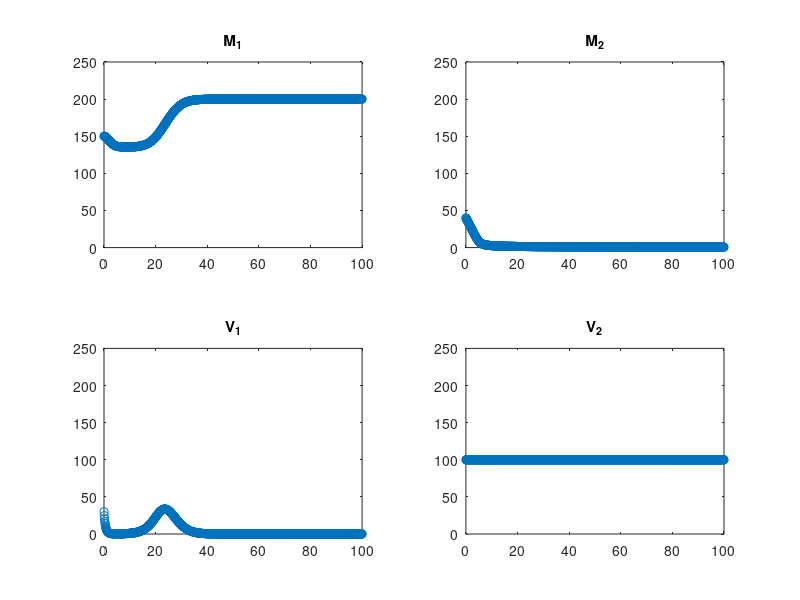

Recreate this plot in MATLAB.
%% First Extension

M1 = 150;
V1 = 30;

M2 = 40;
V2 = 100;

% constants
K = 200;

D1 = 1000;
D2 = 380;
D3 = 1000;

B1 = 500;
B2 = 500;
B3 = 500;

A1 = 100;
A2 = 100;
A3 = 100;

a = .2;
alpha = .6;

ti = 0;
tf = 100;

N = 1000;
t = linspace(0, 100, N+1); % have to add one to make it the same length as M_i's.
dt = t(2) - t(1);
for i=1:N
    M1_dot = (a*V1(i)*(1 - (V1(i)/(K - V1(i)) ))) - (D1*M1(i)*((M2(i)^2/(B1+M2(i)^2))*(M1(i)/(A1+M1(i)^3))));
   
    V1_dot =  (alpha - a)*V1(i)*(1 - (V1(i)/(K-M1(i)))) -  (V1(i)*D2*((M2(i)^2/(B2+M2(i)^2))*(M1(i)/(A2+M1(i)^2))));
    
    M2_dot = - M2(i) * (M2(i)^2/(B3 + M2(i)^3)) * (M1(i)/(A3 + M1(i)^2)) * D3;
    V2_dot = 0;
    
    M1(i+1) = M1(i) + M1_dot * dt;
    M2(i+1) = M2(i) + M2_dot * dt;
    V1(i+1) = V1(i) + V1_dot * dt;
    V2(i+1) = V2(i) + V2_dot * dt;
end

xmin = 0;
xmax = 100;
ymin = 0;
ymax = 250;
figure(1)
subplot(2,2,1)
plot(t, M1, 'o')
axis([xmin,xmax,ymin,ymax])
title('M_1')
subplot(2,2,2)
plot(t, M2, 'o')
axis([xmin,xmax,ymin,ymax])
title('M_2')
subplot(2,2,3)
plot(t, V1, 'o')
axis([xmin,xmax,ymin,ymax])
title('V_1')
subplot(2,2,4)
plot(t, V2, 'o')
axis([xmin,xmax,ymin,ymax])
title('V_2')